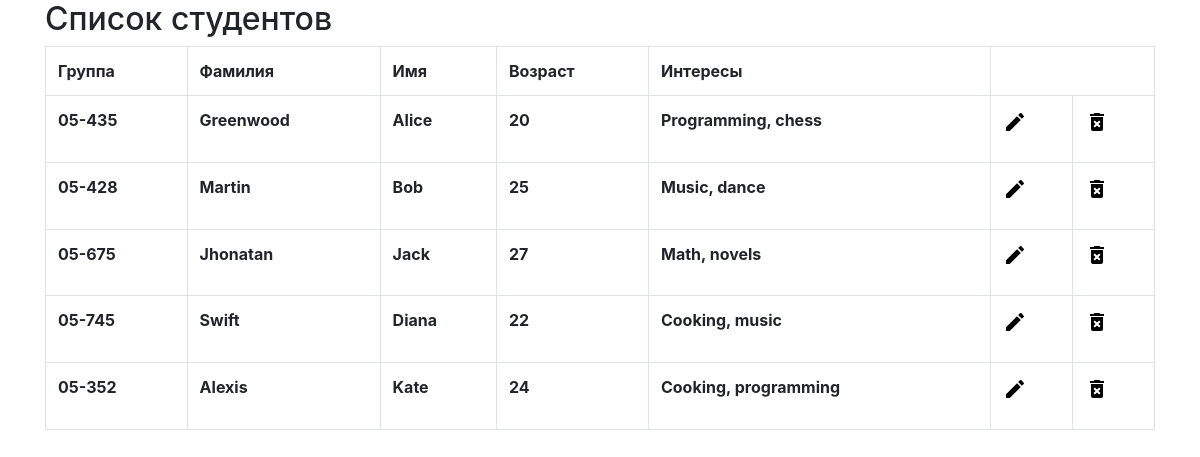
/students, run on the app's committed database.
### firstapp/models.py (models this page shows, shortened)
class Student(models.Model):
    group = models.CharField('Группа', max_length=10)
    name = models.CharField('Имя', max_length=50)
    lastname = models.CharField('Фамилия',max_length=50)
    age = models.IntegerField('Возраст')
    hobbies = models.TextField('Интересы')

### firstapp/views.py (the view)
# urls.py: path('students', views.students, name='students'),
def students(request):
    search_query = request.GET.get('search', '')
    students = get_students(search_query)
    return render(request, 'students/students_list.html', {"students": students})

### firstapp/models.py (called while the page is built)
def get_students(search_query):
    students = Student.objects.all()
    if search_query:
        students = students.filter(lastname__icontains=search_query)
    return students

### firstapp/templates/students/students_list.html (shortened to what this page needs)
<!DOCTYPE html>
{% load static %}
<html lang="en">
<head>
    <link rel="stylesheet" href="https://maxcdn.bootstrapcdn.com/bootstrap/4.0.0/css/bootstrap.min.css">
</head>
<body>
    <div class="container">
        {% if students %}
            {% if students.count > 0 %}
            <h2>Список студентов</h2>
            <table class="table table-tripped table-bordered">
                <tr>
                    <th>Группа</th>
                    <th>Фамилия</th>
                    <th>Имя</th>
                    <th>Возраст</th>
                    <th>Интересы</th>
                </tr>
                {% for student in students %}
                <tr>
                    <th>{{student.group}}</th>
                    <th>{{student.lastname}}</th>
                    <th>{{student.name}}</th>
                    <th>{{student.age}}</th>
                    <th>{{student.hobbies}}</th>
                    <th>
                        <p>
                            <a href="students/edit/{{student.id}}">
                                <img src="{% static "images/edit-24px.svg" %}" alt="Изменить"/>
                            </a>
                        </p>
                    </th>
                    <th>
                        <p>
                            <a href="students/remove/{{student.id}}">
                                <img src="{% static "images/delete_forever-24px.svg" %}" alt="Remove"/>
                            </a>
                        </p>
                    </th>
                </tr>
                {% endfor %}
            </table>
            {% endif %}
        {% endif %}
    </div>
</body>
</html>

### data on the page
Student: group "05-435", lastname "Greenwood", name "Alice", age "20", hobbies "Programming, chess"
Student: group "05-428", lastname "Martin", name "Bob", age "25", hobbies "Music, dance"
Student: group "05-675", lastname "Jhonatan", name "Jack", age "27", hobbies "Math, novels"
Student: group "05-745", lastname "Swift", name "Diana", age "22", hobbies "Cooking, music"
Student: group "05-352", lastname "Alexis", name "Kate", age "24", hobbies "Cooking, programming"
